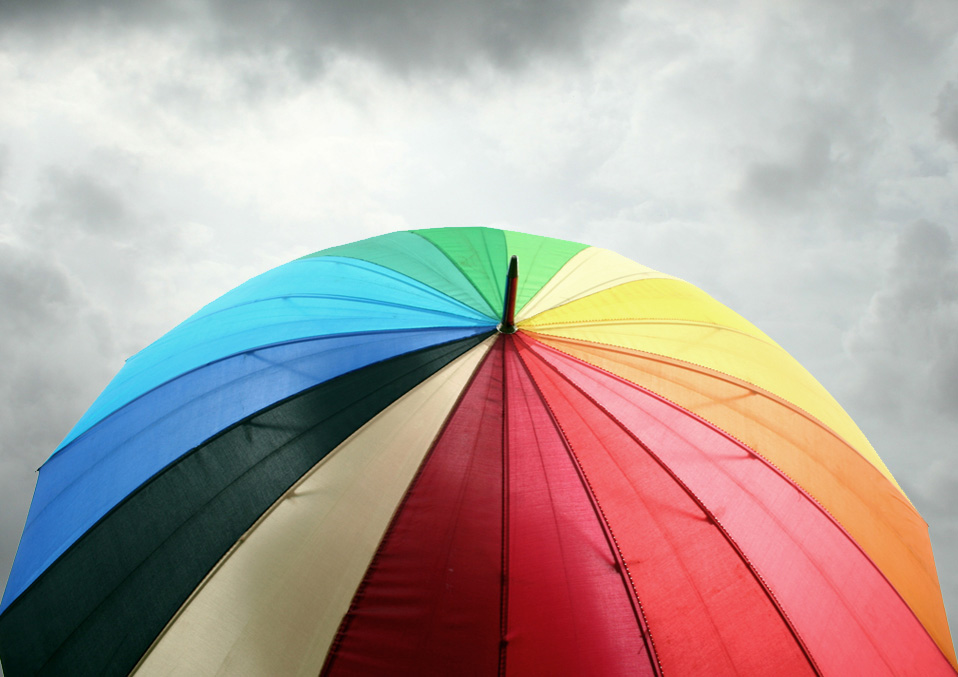
#> input picture Images/colorful_umbrella.jpg, 958 x 677 px
$ python opencv_ms_histogram.py
#> lines starting #> are read from the running program, lines starting #| are printed output that depends on the picture
import cv2
from matplotlib import pyplot as plt

picloc = "./Images/colorful_umbrella.jpg"
picgray = cv2.imread(picloc, 0)
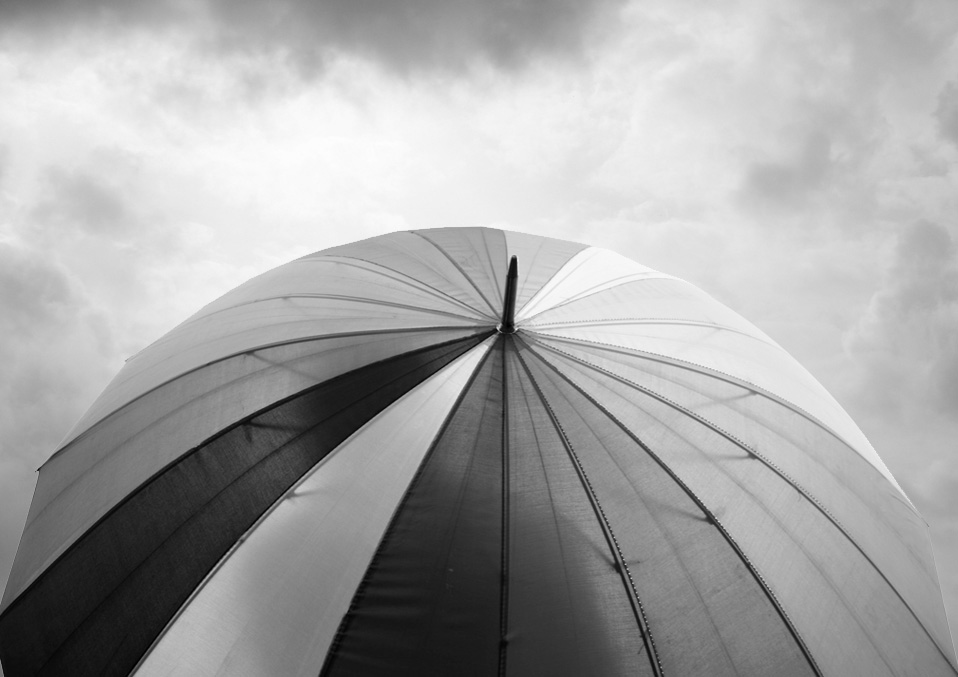
#> picgray: shape (677, 958); min 0, max 253, mean 165.5
pic = cv2.imread(picloc, cv2.IMREAD_UNCHANGED)
#> pic is the input picture: shape (677, 958, 3); mean B, G, R 157.1, 161.5, 176.4

# cv2.imshow("original", pic)


def getColorchannel(picture, keepchannel=1):
    pic = picture.copy()  # otherwise original picture will be messed up
    if keepchannel < 3:
        nameOfChannel = ['Blue', 'Green', 'Red']
        channels = [0, 1, 2]
        channels.remove(keepchannel)
        for ch in channels:
            pic[:, :, ch] = 0
    else:
        print('number of channels ranges from 0..2')
    return nameOfChannel[keepchannel], pic


def setPltLabels(plt, blIsHistogram=False):
    plt.xticks(color='w')
    plt.yticks(color='w')
    if blIsHistogram:
        plt.xlim([0, 256])


# plot original
plt.subplot(5, 2, 1)
plt.imshow(pic[:, :, ::-1])
setPltLabels(plt)

# plot histogram of original
plt.subplot(5, 2, 2)
color = ('b', 'g', 'r')
for i, col in enumerate(color):
    histr = cv2.calcHist([pic], [i], None, [256], [0, 256])
    plt.plot(histr, color=col)
    setPltLabels(plt, True)

# repeat plotting and histogram per colorchannel
for i in range(0, 3):
    plt.subplot(5, 2, 3+(2*i))
    name, channel = getColorchannel(pic, i)
    plt.imshow(channel[:, :, ::-1])
    plt.title(name)
    setPltLabels(plt)
    plt.subplot(5, 2, 4+(2*i))
    histr = cv2.calcHist([pic], [i], None, [256], [0, 256])
    plt.plot(histr, color=name)
    setPltLabels(plt, True)
#> this loop made 3 passes
#> name on passes 1 to 3: 'Blue', 'Green', 'Red'
#> pass 1, `name, channel = getColorchannel(pic, i)`:
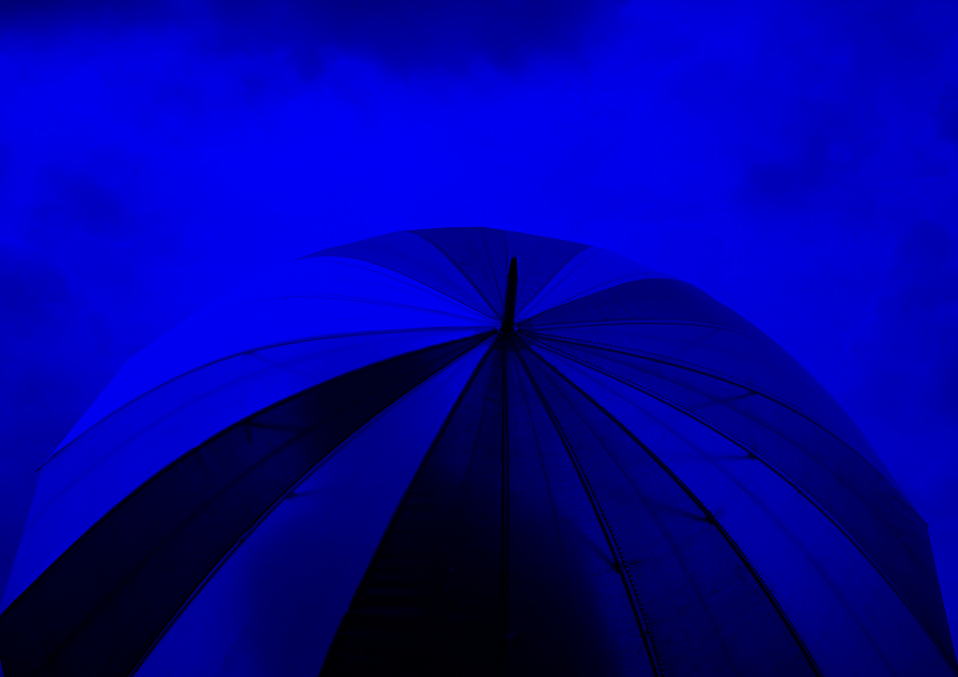
#> channel: shape (677, 958, 3); mean B, G, R 157.1, 0, 0
#> pass 2, `name, channel = getColorchannel(pic, i)`:
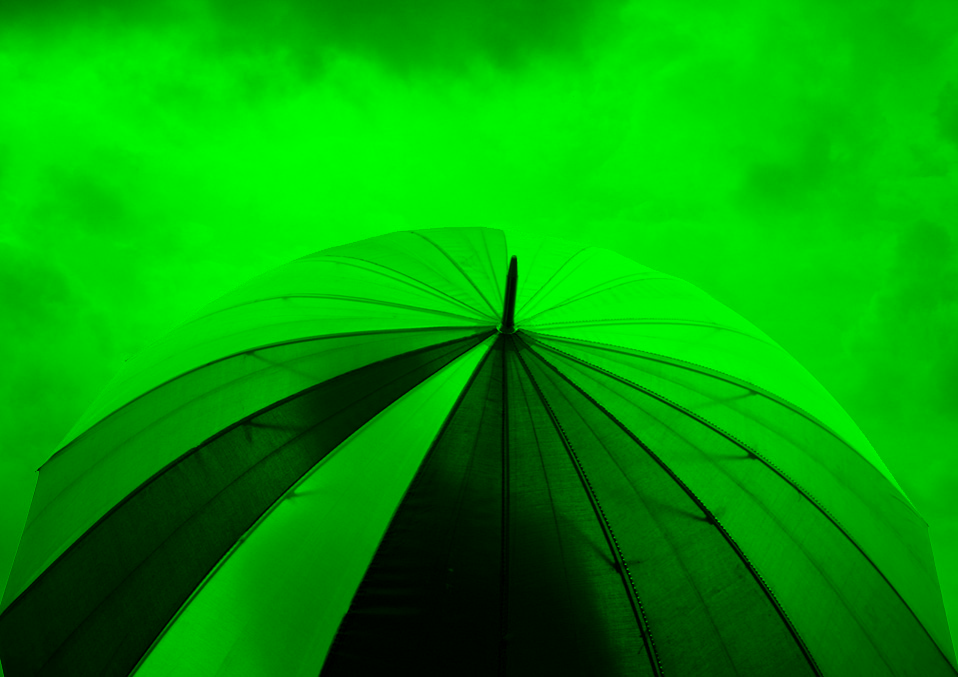
#> channel: shape (677, 958, 3); mean B, G, R 0, 161.5, 0
#> pass 3, `name, channel = getColorchannel(pic, i)`:
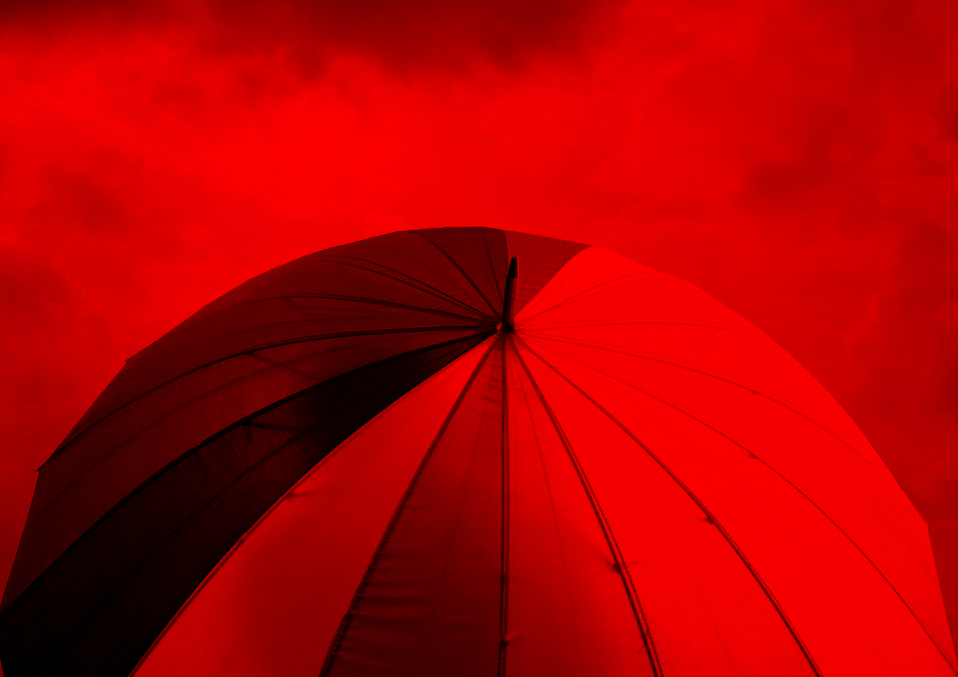
#> channel: shape (677, 958, 3); mean B, G, R 0, 0, 176.4

# plot graychannel
plt.subplot(5, 2, 9)
plt.imshow(picgray, 'gray')
plt.title('gray')
setPltLabels(plt)
plt.subplot(5, 2, 10)
histr = cv2.calcHist(picgray, [0], None, [256], [0, 256])
#> histr = 256 values, max 31 at index 178, min 0 at index 0, mean 3.74
plt.plot(histr)
setPltLabels(plt, True)


plt.show()
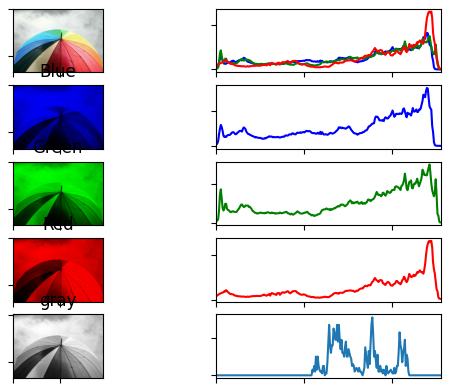
#> figure drawn by matplotlib, 10 panels; panel 2: curve peaks at x = 240, y = 8242; panel 2: curve peaks at x = 243, y = 7530; panel 2: curve peaks at x = 245, y = 13071; panel 4: curve peaks at x = 240, y = 8242
cv2.waitKey(0)
cv2.destroyAllWindows()

$ run again, with Images/New_Zealand_Lake.jpg copied over Images/colorful_umbrella.jpg
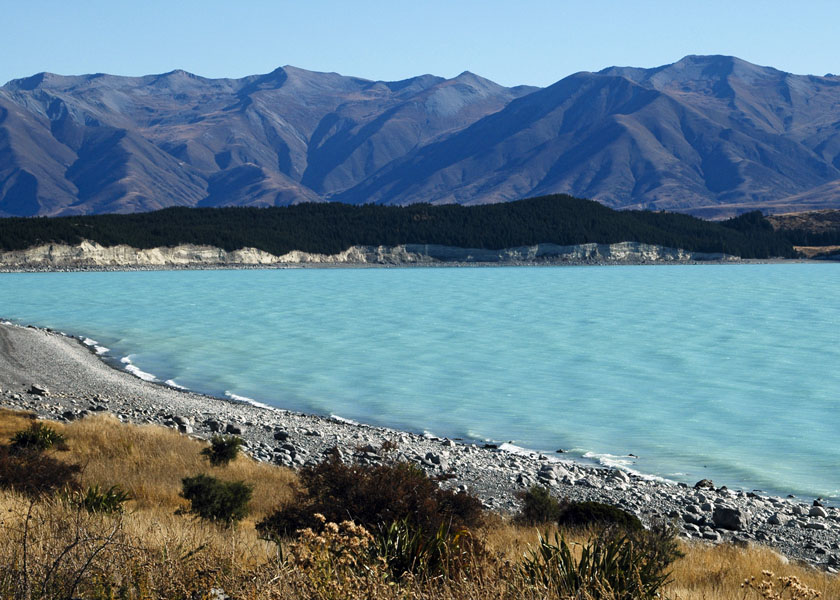
#> input picture Images/New_Zealand_Lake.jpg, 840 x 600 px
#> pic is the input picture: shape (600, 840, 3); mean B, G, R 140.2, 126.7, 100.9
#> the loop `for i in range(0, 3):` made 3 passes
#> name on passes 1 to 3: 'Blue', 'Green', 'Red'
#> pass 1, `name, channel = getColorchannel(pic, i)`:
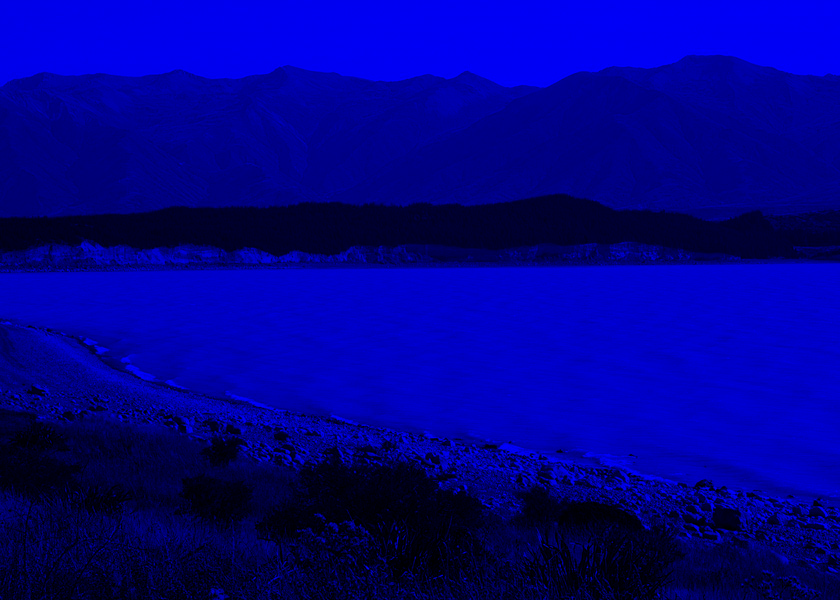
#> channel: shape (600, 840, 3); mean B, G, R 140.2, 0, 0
#> pass 3, `name, channel = getColorchannel(pic, i)`:
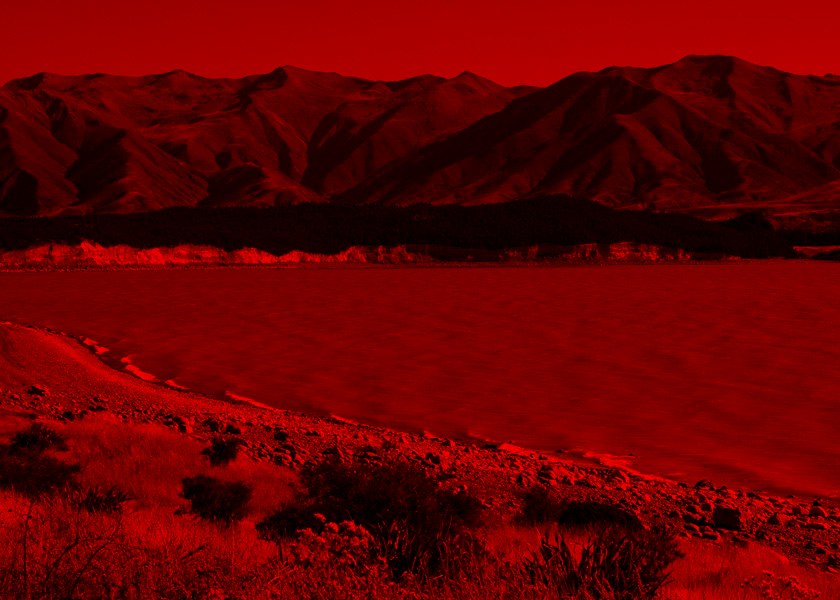
#> channel: shape (600, 840, 3); mean B, G, R 0, 0, 100.9
#> histr = 256 values, max 121 at index 202, min 0 at index 0, mean 3.28

$ run again, with Images/canada.jpg copied over Images/colorful_umbrella.jpg
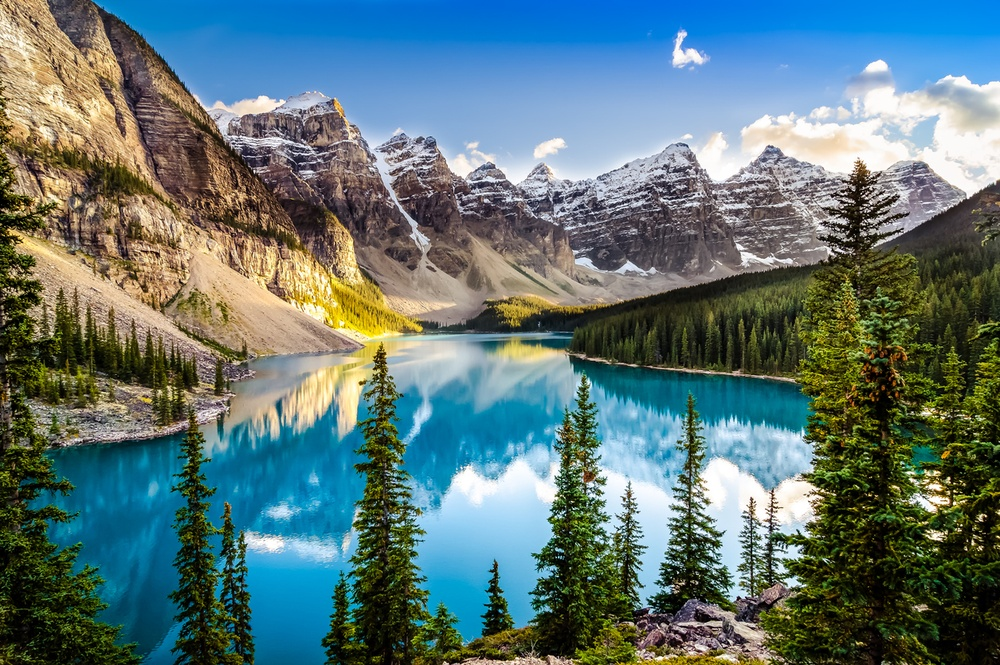
#> input picture Images/canada.jpg, 1000 x 665 px, shrunk from 1255 x 835 before the run
#> pic is the input picture: shape (665, 1000, 3); mean B, G, R 118.6, 117.9, 93.8
#> the loop `for i in range(0, 3):` made 3 passes
#> name on passes 1 to 3: 'Blue', 'Green', 'Red'
#> pass 1, `name, channel = getColorchannel(pic, i)`:
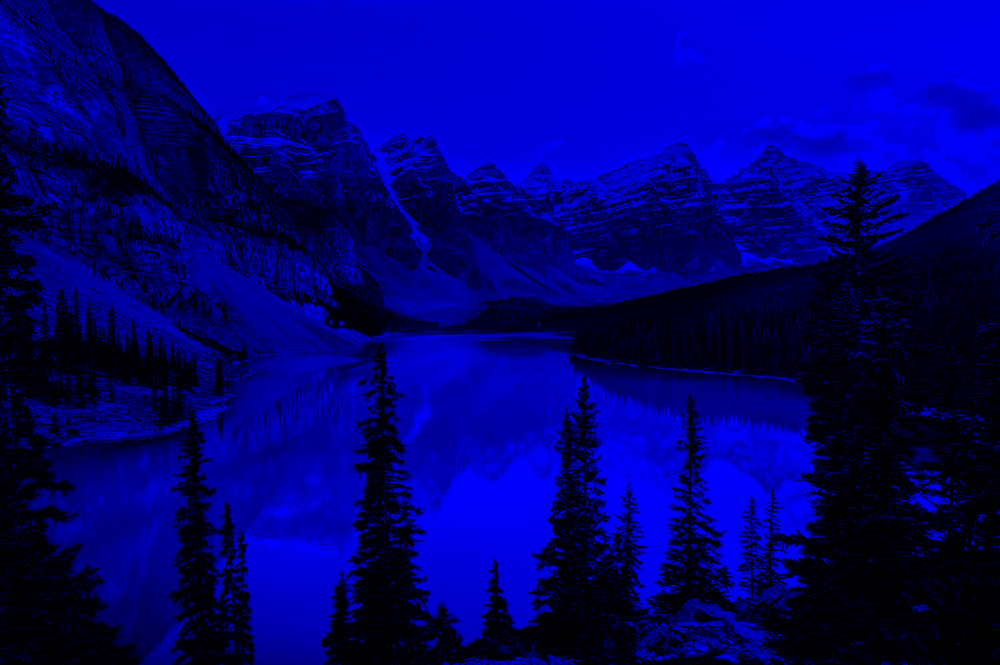
#> channel: shape (665, 1000, 3); mean B, G, R 118.6, 0, 0
#> pass 3, `name, channel = getColorchannel(pic, i)`:
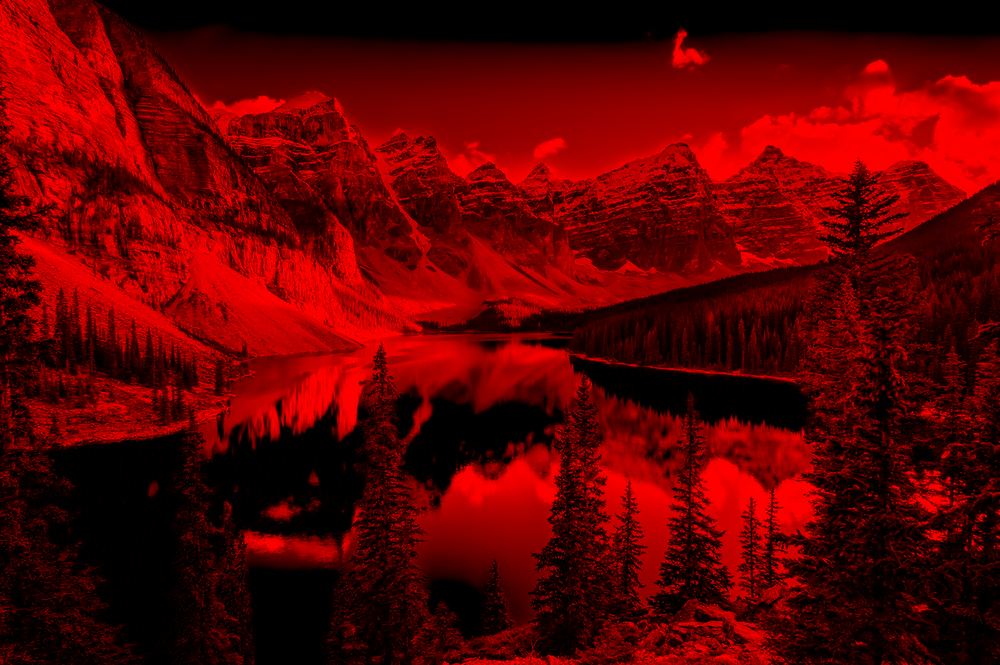
#> channel: shape (665, 1000, 3); mean B, G, R 0, 0, 93.8
#> histr = 256 values, max 96 at index 93, min 0 at index 0, mean 3.91
